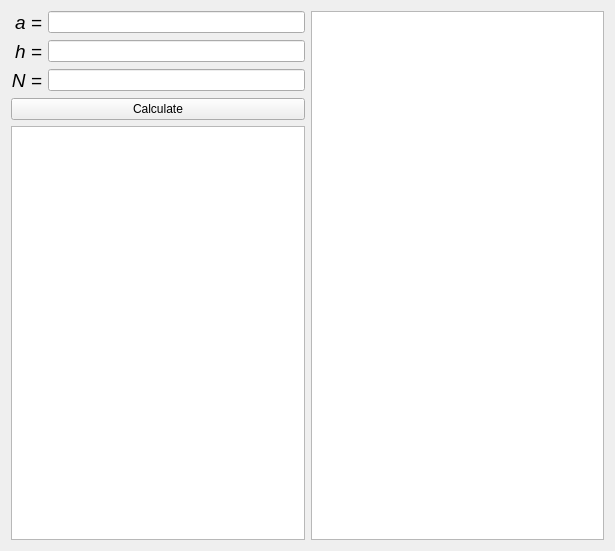
<?xml version="1.0" encoding="UTF-8"?>
<ui version="4.0">
 <class>Form</class>
 <widget class="QWidget" name="Form">
  <property name="geometry">
   <rect>
    <x>0</x>
    <y>0</y>
    <width>615</width>
    <height>551</height>
   </rect>
  </property>
  <property name="windowTitle">
   <string>Form</string>
  </property>
  <layout class="QGridLayout" name="gridLayout_3">
   <item row="0" column="1">
    <widget class="QTableWidget" name="table_tw">
     <property name="minimumSize">
      <size>
       <width>201</width>
       <height>0</height>
      </size>
     </property>
    </widget>
   </item>
   <item row="0" column="0">
    <layout class="QGridLayout" name="gridLayout_2">
     <item row="0" column="0">
      <layout class="QGridLayout" name="gridLayout">
       <item row="2" column="0">
        <widget class="QLabel" name="n_lbl">
         <property name="text">
          <string>&lt;html&gt;&lt;head/&gt;&lt;body&gt;&lt;p align=&quot;right&quot;&gt;&lt;span style=&quot; font-size:14pt; font-style:italic;&quot;&gt;N =&lt;/span&gt;&lt;/p&gt;&lt;/body&gt;&lt;/html&gt;</string>
         </property>
        </widget>
       </item>
       <item row="0" column="1">
        <widget class="QLineEdit" name="a_le"/>
       </item>
       <item row="2" column="1">
        <widget class="QLineEdit" name="n_le"/>
       </item>
       <item row="1" column="0">
        <widget class="QLabel" name="h_lbl">
         <property name="text">
          <string>&lt;html&gt;&lt;head/&gt;&lt;body&gt;&lt;p align=&quot;right&quot;&gt;&lt;span style=&quot; font-size:14pt; font-style:italic;&quot;&gt;h =&lt;/span&gt;&lt;/p&gt;&lt;/body&gt;&lt;/html&gt;</string>
         </property>
        </widget>
       </item>
       <item row="0" column="0">
        <widget class="QLabel" name="a_lbl">
         <property name="text">
          <string>&lt;html&gt;&lt;head/&gt;&lt;body&gt;&lt;p align=&quot;right&quot;&gt;&lt;span style=&quot; font-size:14pt; font-style:italic;&quot;&gt;a =&lt;/span&gt;&lt;/p&gt;&lt;/body&gt;&lt;/html&gt;</string>
         </property>
        </widget>
       </item>
       <item row="1" column="1">
        <widget class="QLineEdit" name="h_le"/>
       </item>
      </layout>
     </item>
     <item row="1" column="0">
      <widget class="QPushButton" name="calc_btn">
       <property name="text">
        <string>Calculate</string>
       </property>
      </widget>
     </item>
     <item row="2" column="0">
      <widget class="PlotWidget" name="va_pw"/>
     </item>
    </layout>
   </item>
  </layout>
 </widget>
 <customwidgets>
  <customwidget>
   <class>PlotWidget</class>
   <extends>QGraphicsView</extends>
   <header>pyqtgraph.h</header>
  </customwidget>
 </customwidgets>
 <resources/>
 <connections/>
</ui>
